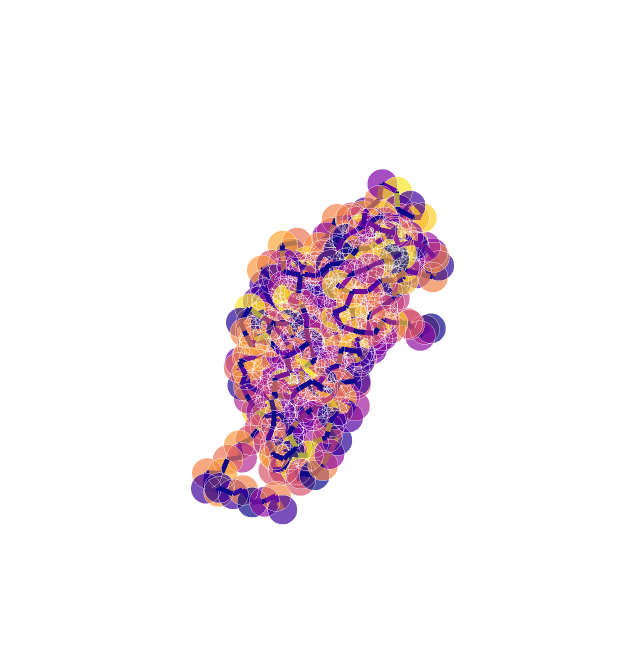

The code cell stored with this chart in its notebook:
### Code cell
plotly_protein_structure_graph(g1, node_size_multiplier=0.5, colour_nodes_by="residue_name")

### Figure 1 — Plotly figure (JSON) as saved in the notebook; plotly's stock layout.template omitted (floating-point values rounded to 4 significant figures; data arrays with more than 128 entries replaced by an {"elided": "..."} marker saying what was removed)
{"data": [{"hoverinfo": "text+x+y+z", "marker": {"color": {"elided": "445x4 float values"}, "opacity": 0.7, "size": {"elided": "445 float values"}, "symbol": "circle"}, "mode": "markers", "text": {"elided": "445 str values"}, "type": "scatter3d", "x": {"elided": "445 float values"}, "y": {"elided": "445 float values"}, "z": {"elided": "445 float values"}}, {"hoverinfo": "text", "line": {"color": {"elided": "1332x4 float values"}, "width": 10}, "mode": "lines", "text": {"elided": "1332 str values"}, "type": "scatter3d", "x": {"elided": "1332 float values"}, "y": {"elided": "1332 float values"}, "z": {"elided": "1332 float values"}}], "layout": {"height": 650, "margin": {"t": 100}, "scene": {"xaxis": {"showbackground": false, "showgrid": false, "showline": false, "showticklabels": false, "title": {"text": ""}, "zeroline": false}, "yaxis": {"showbackground": false, "showgrid": false, "showline": false, "showticklabels": false, "title": {"text": ""}, "zeroline": false}, "zaxis": {"showbackground": false, "showgrid": false, "showline": false, "showticklabels": false, "title": {"text": ""}, "zeroline": false}}, "showlegend": false, "width": 620}}
